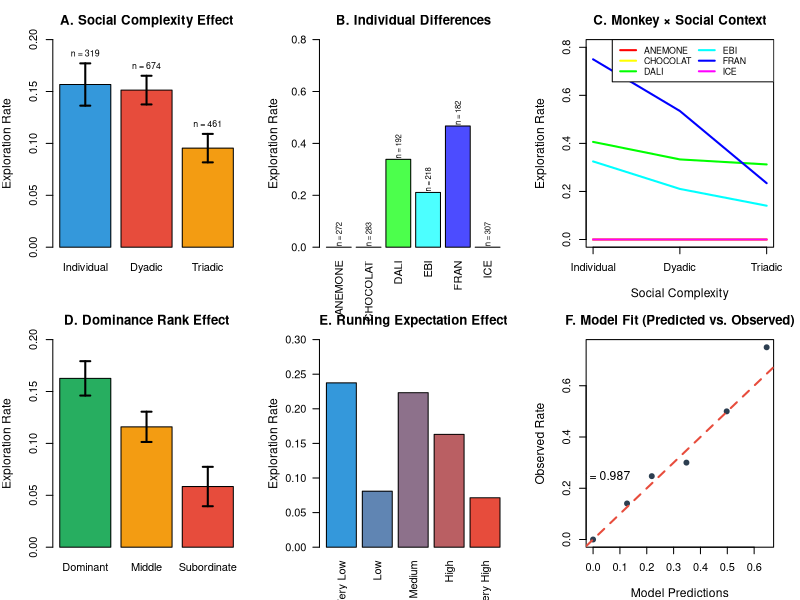
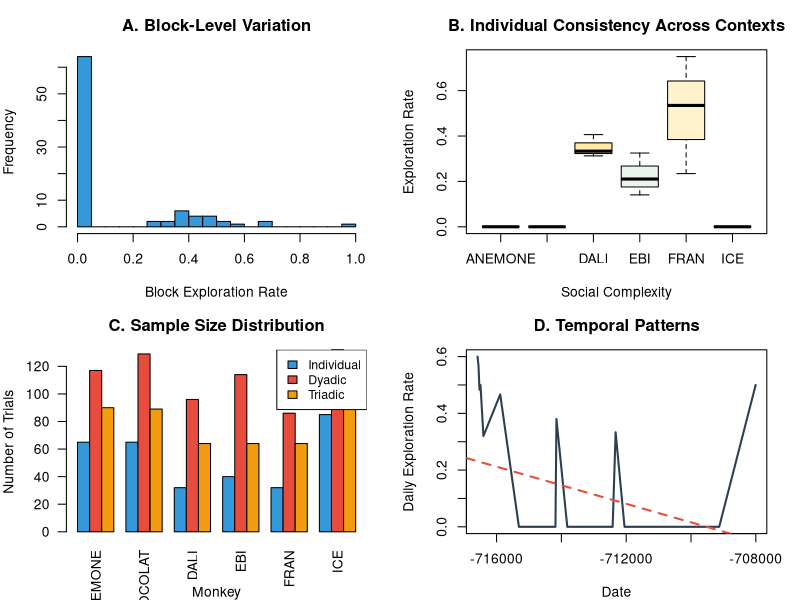
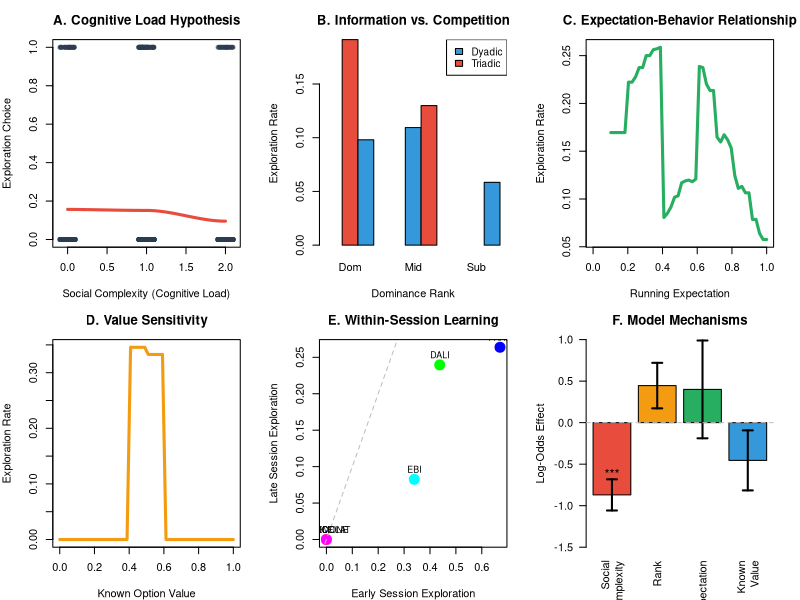

Here is the R script that generated these plots, in order:
# Advanced Insight Plots for Social Decision-Making Analysis
# Creates publication-quality plots with deep analytical insights

library(graphics)

# Load and prepare data
data <- read.csv("Explore Exploit Dataset.csv", stringsAsFactors = FALSE)
main_trials <- data[data$TRIAL_TYPE == "OIT_RE" & !is.na(data$OUTCOME), ]

# Create variables
main_trials$explore_choice <- ifelse(main_trials$OUTCOME == "explore", 1, 0)
main_trials$social_complexity <- factor(ifelse(main_trials$CONDITION == "solo", "Individual",
                                              ifelse(main_trials$CONDITION == "duo", "Dyadic", "Triadic")),
                                       levels = c("Individual", "Dyadic", "Triadic"))
main_trials$social_complexity_numeric <- as.numeric(main_trials$social_complexity) - 1
main_trials$rank <- main_trials$RELATIVE_RANK
main_trials$rank[is.na(main_trials$rank)] <- 0
main_trials$monkey_id <- factor(main_trials$monkey)
main_trials$expectation <- main_trials$expected_explore
main_trials$known_value <- main_trials$SUBJECTIVE_CHOSEN_VALUE

# Clean data
main_trials <- main_trials[complete.cases(main_trials[c("explore_choice", "social_complexity", 
                                                       "rank", "monkey_id", 
                                                       "expectation", "known_value")]), ]

# Get monkey names
monkey_names <- c("ANEMONE", "CHOCOLAT", "DALI", "EBI", "FRAN", "ICE")

# ================================================================================
# FIGURE 1: COMPREHENSIVE DATA INSIGHT DASHBOARD
# ================================================================================

create_comprehensive_dashboard <- function() {
  
  png("Comprehensive_Data_Insight_Dashboard.png", width = 7200, height = 4800, res = 600)
  
  # Set up 2x3 layout
  par(mfrow = c(2, 3), mar = c(4, 4, 3, 2), family = "sans")
  
  # Panel A: Social Complexity Main Effect
  complexity_means <- tapply(main_trials$explore_choice, main_trials$social_complexity, mean)
  complexity_se <- tapply(main_trials$explore_choice, main_trials$social_complexity, 
                         function(x) sd(x)/sqrt(length(x)))
  
  bp <- barplot(complexity_means, ylim = c(0, 0.2), 
                col = c("#3498db", "#e74c3c", "#f39c12"),
                names.arg = c("Individual", "Dyadic", "Triadic"),
                main = "A. Social Complexity Effect",
                ylab = "Exploration Rate",
                cex.main = 1.2, cex.lab = 1.1)
  
  # Add error bars
  arrows(bp, complexity_means - complexity_se, 
         bp, complexity_means + complexity_se,
         length = 0.05, angle = 90, code = 3, lwd = 2)
  
  # Add sample sizes
  complexity_n <- table(main_trials$social_complexity)
  for(i in 1:3) {
    text(bp[i], complexity_means[i] + complexity_se[i] + 0.01, 
         paste("n =", complexity_n[i]), cex = 0.8)
  }
  
  # Panel B: Individual Differences
  monkey_means <- tapply(main_trials$explore_choice, main_trials$monkey_id, mean)
  monkey_n <- table(main_trials$monkey_id)
  
  bp2 <- barplot(monkey_means, ylim = c(0, 0.8),
                 col = rainbow(6, alpha = 0.7),
                 names.arg = monkey_names,
                 main = "B. Individual Differences",
                 ylab = "Exploration Rate",
                 cex.main = 1.2, cex.lab = 1.1, las = 2)
  
  # Add sample sizes
  for(i in 1:6) {
    text(bp2[i], monkey_means[i] + 0.05, 
         paste("n =", monkey_n[i]), cex = 0.7, srt = 90)
  }
  
  # Panel C: Interaction Plot
  interaction_data <- with(main_trials, 
                          tapply(explore_choice, list(monkey_id, social_complexity), mean))
  
  plot(1:3, interaction_data[1,], type = "l", col = rainbow(6)[1], lwd = 2,
       ylim = c(0, 0.8), xlab = "Social Complexity", ylab = "Exploration Rate",
       main = "C. Monkey × Social Context",
       xaxt = "n", cex.main = 1.2, cex.lab = 1.1)
  
  axis(1, at = 1:3, labels = c("Individual", "Dyadic", "Triadic"))
  
  for(i in 2:6) {
    lines(1:3, interaction_data[i,], col = rainbow(6)[i], lwd = 2)
  }
  
  legend("topright", legend = monkey_names, col = rainbow(6), 
         lwd = 2, cex = 0.8, ncol = 2)
  
  # Panel D: Rank Effects in Social Contexts
  social_data <- main_trials[main_trials$social_complexity != "Individual", ]
  rank_means <- tapply(social_data$explore_choice, social_data$rank, mean)
  rank_se <- tapply(social_data$explore_choice, social_data$rank, 
                   function(x) sd(x)/sqrt(length(x)))
  
  bp3 <- barplot(rank_means, ylim = c(0, 0.2),
                 col = c("#27ae60", "#f39c12", "#e74c3c"),
                 names.arg = c("Dominant", "Middle", "Subordinate"),
                 main = "D. Dominance Rank Effect",
                 ylab = "Exploration Rate",
                 cex.main = 1.2, cex.lab = 1.1)
  
  arrows(bp3, rank_means - rank_se, 
         bp3, rank_means + rank_se,
         length = 0.05, angle = 90, code = 3, lwd = 2)
  
  # Panel E: Expectation vs. Behavior
  exp_bins <- cut(main_trials$expectation, breaks = 5, labels = c("Very Low", "Low", "Medium", "High", "Very High"))
  exp_means <- tapply(main_trials$explore_choice, exp_bins, mean, na.rm = TRUE)
  
  bp4 <- barplot(exp_means, ylim = c(0, 0.3),
                 col = colorRampPalette(c("#3498db", "#e74c3c"))(5),
                 main = "E. Running Expectation Effect",
                 ylab = "Exploration Rate",
                 cex.main = 1.2, cex.lab = 1.1, las = 2)
  
  # Panel F: Model Predictions vs. Observed
  model <- glm(explore_choice ~ social_complexity_numeric + monkey_id, 
               data = main_trials, family = binomial())
  
  predicted <- predict(model, type = "response")
  
  # Binned plot
  bins <- cut(predicted, breaks = 10)
  bin_means_pred <- tapply(predicted, bins, mean)
  bin_means_obs <- tapply(main_trials$explore_choice, bins, mean)
  
  plot(bin_means_pred, bin_means_obs, pch = 19, col = "#2c3e50",
       xlab = "Model Predictions", ylab = "Observed Rate",
       main = "F. Model Fit (Predicted vs. Observed)",
       cex.main = 1.2, cex.lab = 1.1)
  
  # Add perfect prediction line
  abline(0, 1, col = "#e74c3c", lwd = 2, lty = 2)
  
  # Add correlation
  cor_val <- cor(bin_means_pred, bin_means_obs, use = "complete.obs")
  text(0.05, 0.25, paste("r =", round(cor_val, 3)), cex = 1.1)
  
  dev.off()
  
  cat("Comprehensive dashboard created: Comprehensive_Data_Insight_Dashboard.png\n")
}

# ================================================================================
# FIGURE 2: HIERARCHICAL STRUCTURE VISUALIZATION
# ================================================================================

create_hierarchical_structure_viz <- function() {
  
  png("Hierarchical_Structure_Visualization.png", width = 6000, height = 4000, res = 600)
  
  par(mfrow = c(2, 2), mar = c(4, 4, 3, 2), family = "sans")
  
  # Panel A: Trial-level variation
  trial_summary <- aggregate(list(explore_rate = main_trials$explore_choice),
                            list(block = main_trials$BLOCK_No), mean)
  
  hist(trial_summary$explore_rate, breaks = 20, col = "#3498db", alpha = 0.7,
       main = "A. Block-Level Variation", xlab = "Block Exploration Rate",
       ylab = "Frequency", cex.main = 1.2)
  
  # Panel B: Monkey-level consistency
  monkey_consistency <- by(main_trials, main_trials$monkey_id, function(x) {
    tapply(x$explore_choice, x$social_complexity, mean)
  })
  
  boxplot(monkey_consistency, main = "B. Individual Consistency Across Contexts",
          ylab = "Exploration Rate", xlab = "Social Complexity",
          col = c("#e8f5e8", "#fff3cd", "#ffeaa7"), cex.main = 1.2)
  
  # Panel C: Sample size distribution
  sample_sizes <- table(main_trials$monkey_id, main_trials$social_complexity)
  
  barplot(t(sample_sizes), beside = TRUE, col = c("#3498db", "#e74c3c", "#f39c12"),
          main = "C. Sample Size Distribution", 
          ylab = "Number of Trials", xlab = "Monkey",
          cex.main = 1.2, las = 2,
          names.arg = monkey_names)
  
  legend("topright", legend = c("Individual", "Dyadic", "Triadic"),
         fill = c("#3498db", "#e74c3c", "#f39c12"), cex = 0.9)
  
  # Panel D: Temporal patterns
  if("date" %in% names(main_trials)) {
    main_trials$date_numeric <- as.numeric(as.Date(main_trials$date))
    if(length(unique(main_trials$date_numeric)) > 1) {
      daily_rates <- aggregate(list(explore_rate = main_trials$explore_choice),
                              list(date = main_trials$date_numeric), mean)
      
      plot(daily_rates$date, daily_rates$explore_rate, type = "l", lwd = 2,
           main = "D. Temporal Patterns", xlab = "Date", ylab = "Daily Exploration Rate",
           cex.main = 1.2, col = "#2c3e50")
      
      # Add trend line
      trend_model <- lm(explore_rate ~ date, data = daily_rates)
      abline(trend_model, col = "#e74c3c", lwd = 2, lty = 2)
    } else {
      plot(1, 1, type = "n", main = "D. No Temporal Variation")
      text(1, 1, "All trials from same date", cex = 1.2)
    }
  }
  
  dev.off()
  
  cat("Hierarchical structure visualization created: Hierarchical_Structure_Visualization.png\n")
}

# ================================================================================
# FIGURE 3: MECHANISTIC INSIGHTS
# ================================================================================

create_mechanistic_insights <- function() {
  
  png("Mechanistic_Insights_Analysis.png", width = 7200, height = 4800, res = 600)
  
  par(mfrow = c(2, 3), mar = c(4, 4, 3, 2), family = "sans")
  
  # Panel A: Cognitive Load Hypothesis
  cognitive_load <- main_trials$social_complexity_numeric
  explore_rate <- main_trials$explore_choice
  
  # Smooth regression
  smooth_model <- loess(explore_rate ~ cognitive_load)
  load_seq <- seq(0, 2, length.out = 100)
  smooth_pred <- predict(smooth_model, newdata = data.frame(cognitive_load = load_seq))
  
  plot(cognitive_load + runif(length(cognitive_load), -0.1, 0.1), explore_rate,
       pch = 19, col = rgb(44/255, 62/255, 80/255, 0.3), cex = 0.8,
       xlab = "Social Complexity (Cognitive Load)", ylab = "Exploration Choice",
       main = "A. Cognitive Load Hypothesis", cex.main = 1.2)
  
  lines(load_seq, smooth_pred, col = "#e74c3c", lwd = 3)
  
  # Panel B: Information vs. Competition
  # Separate social contexts
  social_data <- main_trials[main_trials$social_complexity != "Individual", ]
  
  if(nrow(social_data) > 0) {
    info_effect <- tapply(social_data$explore_choice, 
                         list(social_data$social_complexity, social_data$rank), mean)
    
    barplot(info_effect, beside = TRUE, col = c("#3498db", "#e74c3c"),
            main = "B. Information vs. Competition", 
            ylab = "Exploration Rate", xlab = "Dominance Rank",
            cex.main = 1.2, names.arg = c("Dom", "Mid", "Sub"))
    
    legend("topright", legend = c("Dyadic", "Triadic"), 
           fill = c("#3498db", "#e74c3c"), cex = 0.9)
  }
  
  # Panel C: Expectation Updating
  exp_vals <- seq(0, 1, length.out = 50)
  exp_effect <- sapply(exp_vals, function(e) {
    subset_data <- main_trials[abs(main_trials$expectation - e) < 0.1, ]
    if(nrow(subset_data) > 5) mean(subset_data$explore_choice) else NA
  })
  
  plot(exp_vals, exp_effect, type = "l", lwd = 3, col = "#27ae60",
       xlab = "Running Expectation", ylab = "Exploration Rate",
       main = "C. Expectation-Behavior Relationship", cex.main = 1.2)
  
  # Panel D: Value Sensitivity
  val_vals <- seq(0, 1, length.out = 50)
  val_effect <- sapply(val_vals, function(v) {
    subset_data <- main_trials[abs(main_trials$known_value - v) < 0.1, ]
    if(nrow(subset_data) > 5) mean(subset_data$explore_choice) else NA
  })
  
  plot(val_vals, val_effect, type = "l", lwd = 3, col = "#f39c12",
       xlab = "Known Option Value", ylab = "Exploration Rate",
       main = "D. Value Sensitivity", cex.main = 1.2)
  
  # Panel E: Social Context Transitions
  # Look at how behavior changes within sessions
  context_transitions <- by(main_trials, main_trials$monkey_id, function(monkey_data) {
    if(nrow(monkey_data) > 20) {
      early <- monkey_data[1:(nrow(monkey_data)/2), ]
      late <- monkey_data[(nrow(monkey_data)/2 + 1):nrow(monkey_data), ]
      c(early = mean(early$explore_choice), late = mean(late$explore_choice))
    } else {
      c(early = NA, late = NA)
    }
  })
  
  transitions_matrix <- do.call(rbind, context_transitions)
  
  plot(transitions_matrix[, "early"], transitions_matrix[, "late"],
       pch = 19, cex = 2, col = rainbow(6),
       xlab = "Early Session Exploration", ylab = "Late Session Exploration",
       main = "E. Within-Session Learning", cex.main = 1.2)
  
  abline(0, 1, lty = 2, col = "gray")
  text(transitions_matrix[, "early"], transitions_matrix[, "late"],
       monkey_names, pos = 3, cex = 0.8)
  
  # Panel F: Model Mechanisms
  # Show coefficient effects
  full_model <- glm(explore_choice ~ social_complexity_numeric + rank + 
                   expectation + known_value + monkey_id, 
                   data = main_trials, family = binomial())
  
  coefs <- summary(full_model)$coefficients[2:5, ]
  effect_names <- c("Social\nComplexity", "Rank", "Expectation", "Known\nValue")
  
  bp <- barplot(coefs[, 1], ylim = c(-1.5, 1), 
                col = c("#e74c3c", "#f39c12", "#27ae60", "#3498db"),
                names.arg = effect_names,
                main = "F. Model Mechanisms", ylab = "Log-Odds Effect",
                cex.main = 1.2, las = 2)
  
  # Add error bars
  arrows(bp, coefs[, 1] - coefs[, 2], bp, coefs[, 1] + coefs[, 2],
         length = 0.05, angle = 90, code = 3, lwd = 2)
  
  # Add significance stars
  p_vals <- coefs[, 4]
  stars <- ifelse(p_vals < 0.001, "***", 
                 ifelse(p_vals < 0.01, "**",
                       ifelse(p_vals < 0.05, "*", "")))
  
  text(bp, coefs[, 1] + coefs[, 2] + 0.1, stars, cex = 1.2)
  
  abline(h = 0, lty = 2, col = "gray")
  
  dev.off()
  
  cat("Mechanistic insights analysis created: Mechanistic_Insights_Analysis.png\n")
}

# Create all figures
create_comprehensive_dashboard()
create_hierarchical_structure_viz()
create_mechanistic_insights()

cat("\nAdvanced insight visualizations completed!\n")
cat("These figures provide deep understanding of:\n")
cat("1. Overall patterns and individual differences\n")
cat("2. Hierarchical data structure\n")  
cat("3. Mechanistic insights into decision-making processes\n") 
